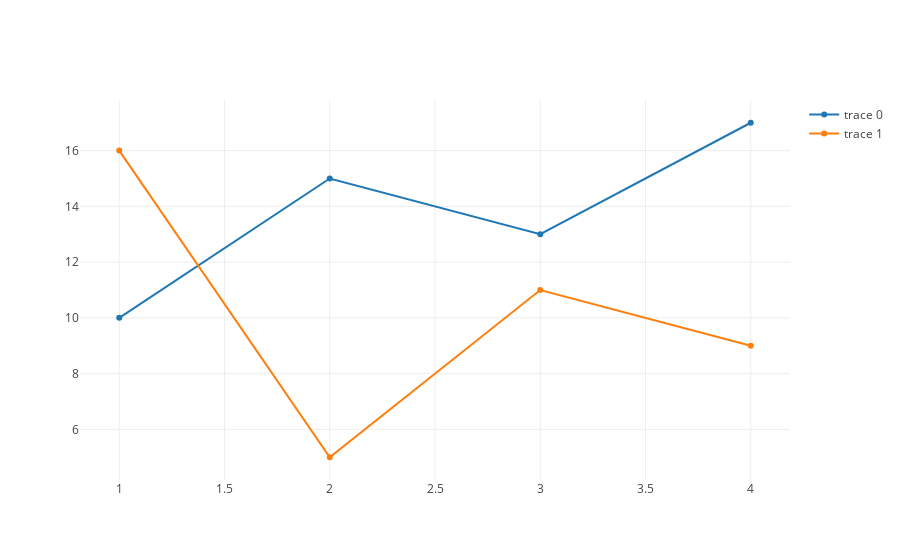

The code cell stored with this chart in its notebook:
### Code cell
from plotly.offline import init_notebook_mode, iplot
from plotly.graph_objs import *

init_notebook_mode(connected=False)         # initiate notebook for offline plot

trace0 = Scatter(
  x=[1, 2, 3, 4],
  y=[10, 15, 13, 17]
)
trace1 = Scatter(
  x=[1, 2, 3, 4],
  y=[16, 5, 11, 9]
)
data = Data([trace0, trace1])

iplot(data)               # use plotly.offline.iplot for offline plot

### Figure 1 — Plotly figure (JSON) as saved in the notebook; plotly's stock layout.template omitted (floating-point values rounded to 4 significant figures)
{"data": [{"type": "scatter", "x": [1, 2, 3, 4], "y": [10, 15, 13, 17]}, {"type": "scatter", "x": [1, 2, 3, 4], "y": [16, 5, 11, 9]}], "layout": {}}
